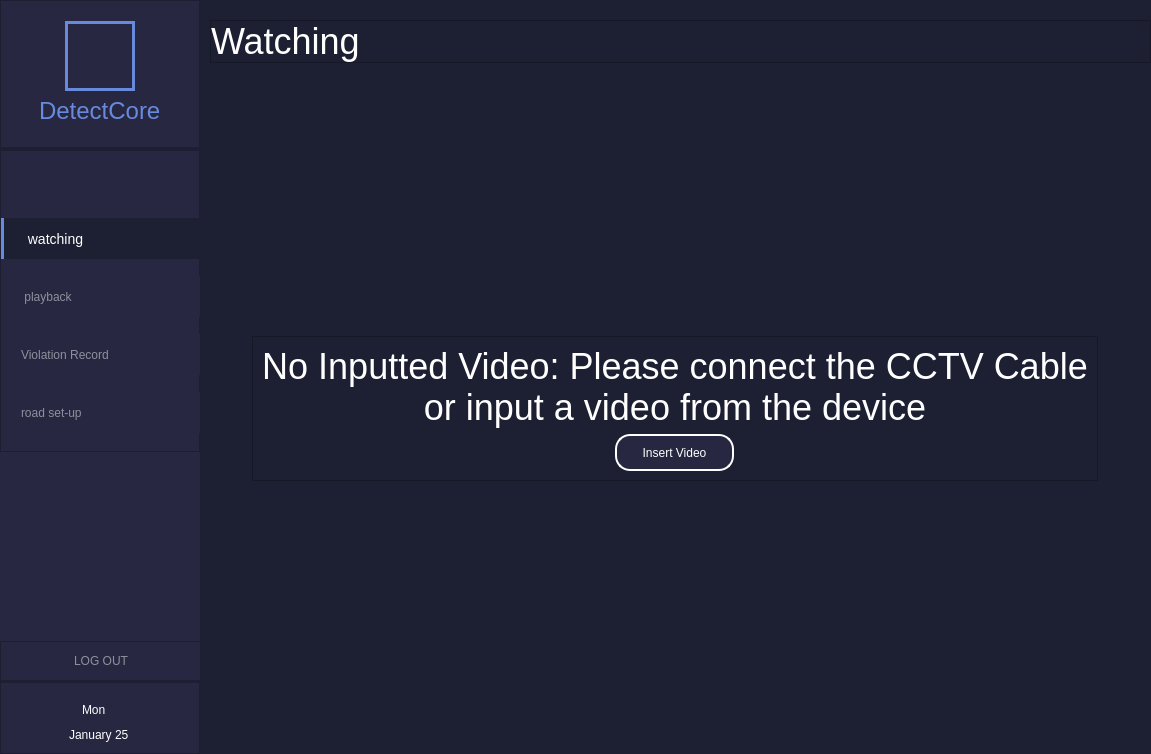
<?xml version="1.0" encoding="UTF-8"?>
<ui version="4.0">
 <class>MainWindow</class>
 <widget class="QMainWindow" name="MainWindow">
  <property name="geometry">
   <rect>
    <x>0</x>
    <y>0</y>
    <width>1151</width>
    <height>754</height>
   </rect>
  </property>
  <property name="windowTitle">
   <string>MainWindow</string>
  </property>
  <widget class="QWidget" name="mainWindow">
   <property name="maximumSize">
    <size>
     <width>16777215</width>
     <height>16777215</height>
    </size>
   </property>
   <property name="styleSheet">
    <string notr="true">background-color:#1D1F32;
</string>
   </property>
   <layout class="QHBoxLayout" name="horizontalLayout">
    <property name="spacing">
     <number>0</number>
    </property>
    <property name="leftMargin">
     <number>0</number>
    </property>
    <property name="topMargin">
     <number>0</number>
    </property>
    <property name="rightMargin">
     <number>0</number>
    </property>
    <property name="bottomMargin">
     <number>0</number>
    </property>
    <item>
     <widget class="QWidget" name="sideBar" native="true">
      <property name="minimumSize">
       <size>
        <width>200</width>
        <height>0</height>
       </size>
      </property>
      <property name="maximumSize">
       <size>
        <width>200</width>
        <height>16777215</height>
       </size>
      </property>
      <property name="styleSheet">
       <string notr="true">background-color:#272741;</string>
      </property>
      <layout class="QVBoxLayout" name="verticalLayout">
       <property name="spacing">
        <number>0</number>
       </property>
       <property name="leftMargin">
        <number>0</number>
       </property>
       <property name="topMargin">
        <number>0</number>
       </property>
       <property name="rightMargin">
        <number>0</number>
       </property>
       <property name="bottomMargin">
        <number>0</number>
       </property>
       <item>
        <widget class="QWidget" name="sideMenu" native="true">
         <layout class="QVBoxLayout" name="verticalLayout_2">
          <property name="spacing">
           <number>0</number>
          </property>
          <property name="leftMargin">
           <number>0</number>
          </property>
          <property name="topMargin">
           <number>0</number>
          </property>
          <property name="rightMargin">
           <number>0</number>
          </property>
          <property name="bottomMargin">
           <number>0</number>
          </property>
          <item>
           <widget class="QFrame" name="frame">
            <property name="maximumSize">
             <size>
              <width>16777215</width>
              <height>150</height>
             </size>
            </property>
            <property name="styleSheet">
             <string notr="true">QLabel{
border:none;
}
QFrame{
margin-top:0px;
border-bottom:3px solid #1D1F32;
}</string>
            </property>
            <property name="frameShape">
             <enum>QFrame::StyledPanel</enum>
            </property>
            <property name="frameShadow">
             <enum>QFrame::Raised</enum>
            </property>
            <layout class="QVBoxLayout" name="verticalLayout_3">
             <property name="topMargin">
              <number>20</number>
             </property>
             <item alignment="Qt::AlignHCenter">
              <widget class="QPushButton" name="logo">
               <property name="minimumSize">
                <size>
                 <width>70</width>
                 <height>70</height>
                </size>
               </property>
               <property name="maximumSize">
                <size>
                 <width>70</width>
                 <height>70</height>
                </size>
               </property>
               <property name="styleSheet">
                <string notr="true">border:3px solid #678ADD;
</string>
               </property>
               <property name="text">
                <string/>
               </property>
               <property name="icon">
                <iconset>
                 <normaloff>icon/logoIcon.svg</normaloff>icon/logoIcon.svg</iconset>
               </property>
               <property name="iconSize">
                <size>
                 <width>50</width>
                 <height>50</height>
                </size>
               </property>
              </widget>
             </item>
             <item alignment="Qt::AlignHCenter|Qt::AlignTop">
              <widget class="QLabel" name="labelLogo">
               <property name="styleSheet">
                <string notr="true">font-size:24px;
color:#678ADD;
border:none;</string>
               </property>
               <property name="text">
                <string>DetectCore</string>
               </property>
               <property name="scaledContents">
                <bool>true</bool>
               </property>
              </widget>
             </item>
            </layout>
           </widget>
          </item>
          <item>
           <widget class="QFrame" name="frameMenu">
            <property name="styleSheet">
             <string notr="true">QPushButton{
border:none;
text-transform:uppercase;
text-align:left;
padding-left:20px;
}
#btnWatch{
color:white;
font-size:14px;
background-color:#1D1F32;
border-left:3px solid #678ADD;
}
#btnPlayback,#btnRecord,#btnRoadSetup{
color:#8F8F9C;
}</string>
            </property>
            <property name="frameShape">
             <enum>QFrame::StyledPanel</enum>
            </property>
            <property name="frameShadow">
             <enum>QFrame::Raised</enum>
            </property>
            <layout class="QVBoxLayout" name="verticalLayout_4">
             <property name="spacing">
              <number>0</number>
             </property>
             <property name="leftMargin">
              <number>0</number>
             </property>
             <property name="topMargin">
              <number>50</number>
             </property>
             <property name="rightMargin">
              <number>0</number>
             </property>
             <property name="bottomMargin">
              <number>0</number>
             </property>
             <item>
              <widget class="QPushButton" name="btnWatch">
               <property name="minimumSize">
                <size>
                 <width>200</width>
                 <height>41</height>
                </size>
               </property>
               <property name="cursor">
                <cursorShape>PointingHandCursor</cursorShape>
               </property>
               <property name="text">
                <string> watching</string>
               </property>
               <property name="icon">
                <iconset>
                 <normaloff>icon/watchIcon.svg</normaloff>icon/watchIcon.svg</iconset>
               </property>
               <property name="iconSize">
                <size>
                 <width>18</width>
                 <height>13</height>
                </size>
               </property>
              </widget>
             </item>
             <item>
              <widget class="QPushButton" name="btnPlayback">
               <property name="minimumSize">
                <size>
                 <width>200</width>
                 <height>41</height>
                </size>
               </property>
               <property name="cursor">
                <cursorShape>PointingHandCursor</cursorShape>
               </property>
               <property name="styleSheet">
                <string notr="true"/>
               </property>
               <property name="text">
                <string> playback</string>
               </property>
               <property name="icon">
                <iconset>
                 <normaloff>icon/playIcon.svg</normaloff>icon/playIcon.svg</iconset>
               </property>
              </widget>
             </item>
             <item>
              <widget class="QPushButton" name="btnRecord">
               <property name="minimumSize">
                <size>
                 <width>200</width>
                 <height>41</height>
                </size>
               </property>
               <property name="cursor">
                <cursorShape>PointingHandCursor</cursorShape>
               </property>
               <property name="text">
                <string>Violation Record</string>
               </property>
               <property name="icon">
                <iconset>
                 <normaloff>icon/recorderIcon.svg</normaloff>icon/recorderIcon.svg</iconset>
               </property>
              </widget>
             </item>
             <item>
              <widget class="QPushButton" name="btnRoadSetup">
               <property name="minimumSize">
                <size>
                 <width>200</width>
                 <height>41</height>
                </size>
               </property>
               <property name="cursor">
                <cursorShape>PointingHandCursor</cursorShape>
               </property>
               <property name="text">
                <string>road set-up</string>
               </property>
               <property name="icon">
                <iconset>
                 <normaloff>icon/roadSetUpIcon.svg</normaloff>icon/roadSetUpIcon.svg</iconset>
               </property>
              </widget>
             </item>
            </layout>
           </widget>
          </item>
          <item alignment="Qt::AlignBottom">
           <widget class="QFrame" name="framDateLogOut">
            <property name="styleSheet">
             <string notr="true"/>
            </property>
            <property name="frameShape">
             <enum>QFrame::StyledPanel</enum>
            </property>
            <property name="frameShadow">
             <enum>QFrame::Raised</enum>
            </property>
            <layout class="QVBoxLayout" name="verticalLayout_5">
             <property name="spacing">
              <number>10</number>
             </property>
             <property name="leftMargin">
              <number>0</number>
             </property>
             <property name="topMargin">
              <number>0</number>
             </property>
             <property name="rightMargin">
              <number>0</number>
             </property>
             <property name="bottomMargin">
              <number>0</number>
             </property>
             <item>
              <widget class="QPushButton" name="btnLogout">
               <property name="minimumSize">
                <size>
                 <width>200</width>
                 <height>41</height>
                </size>
               </property>
               <property name="cursor">
                <cursorShape>PointingHandCursor</cursorShape>
               </property>
               <property name="styleSheet">
                <string notr="true">
#btnLogout{
border:none;
border-bottom:3px solid #1D1F32;
color:#8F8F9C;
text-align:center;
}</string>
               </property>
               <property name="text">
                <string>LOG OUT</string>
               </property>
               <property name="icon">
                <iconset>
                 <normaloff>icon/logOutIcon.svg</normaloff>icon/logOutIcon.svg</iconset>
               </property>
              </widget>
             </item>
             <item>
              <widget class="QWidget" name="dateContainer" native="true">
               <property name="styleSheet">
                <string notr="true">#dateDay,#dateTime,#dateMonthYear{
border:none;
color:white;
font-size:12px;
}</string>
               </property>
               <layout class="QVBoxLayout" name="verticalLayout_12">
                <property name="spacing">
                 <number>0</number>
                </property>
                <property name="leftMargin">
                 <number>0</number>
                </property>
                <property name="topMargin">
                 <number>0</number>
                </property>
                <property name="rightMargin">
                 <number>0</number>
                </property>
                <property name="bottomMargin">
                 <number>10</number>
                </property>
                <item alignment="Qt::AlignHCenter">
                 <widget class="QWidget" name="DayTime" native="true">
                  <layout class="QHBoxLayout" name="horizontalLayout_2">
                   <item>
                    <widget class="QDateEdit" name="dateDay">
                     <property name="locale">
                      <locale language="English" country="Philippines"/>
                     </property>
                     <property name="buttonSymbols">
                      <enum>QAbstractSpinBox::NoButtons</enum>
                     </property>
                     <property name="time">
                      <time>
                       <hour>0</hour>
                       <minute>0</minute>
                       <second>0</second>
                      </time>
                     </property>
                     <property name="displayFormat">
                      <string>ddd</string>
                     </property>
                     <property name="timeSpec">
                      <enum>Qt::TimeZone</enum>
                     </property>
                     <property name="date">
                      <date>
                       <year>2022</year>
                       <month>1</month>
                       <day>31</day>
                      </date>
                     </property>
                    </widget>
                   </item>
                   <item>
                    <widget class="QLabel" name="dateTime">
                     <property name="text">
                      <string/>
                     </property>
                    </widget>
                   </item>
                  </layout>
                 </widget>
                </item>
                <item alignment="Qt::AlignHCenter">
                 <widget class="QWidget" name="monthYear" native="true">
                  <layout class="QVBoxLayout" name="verticalLayout_13">
                   <property name="spacing">
                    <number>0</number>
                   </property>
                   <property name="leftMargin">
                    <number>0</number>
                   </property>
                   <property name="topMargin">
                    <number>0</number>
                   </property>
                   <property name="rightMargin">
                    <number>0</number>
                   </property>
                   <property name="bottomMargin">
                    <number>0</number>
                   </property>
                   <item>
                    <widget class="QDateEdit" name="dateMonthYear">
                     <property name="locale">
                      <locale language="English" country="Philippines"/>
                     </property>
                     <property name="alignment">
                      <set>Qt::AlignCenter</set>
                     </property>
                     <property name="buttonSymbols">
                      <enum>QAbstractSpinBox::NoButtons</enum>
                     </property>
                     <property name="dateTime">
                      <datetime>
                       <hour>0</hour>
                       <minute>0</minute>
                       <second>0</second>
                       <year>2022</year>
                       <month>1</month>
                       <day>25</day>
                      </datetime>
                     </property>
                     <property name="displayFormat">
                      <string>MMMM d</string>
                     </property>
                    </widget>
                   </item>
                  </layout>
                 </widget>
                </item>
               </layout>
              </widget>
             </item>
            </layout>
           </widget>
          </item>
         </layout>
        </widget>
       </item>
      </layout>
     </widget>
    </item>
    <item>
     <widget class="QWidget" name="mainBody" native="true">
      <layout class="QVBoxLayout" name="verticalLayout_6">
       <property name="spacing">
        <number>0</number>
       </property>
       <property name="leftMargin">
        <number>0</number>
       </property>
       <property name="topMargin">
        <number>0</number>
       </property>
       <property name="rightMargin">
        <number>0</number>
       </property>
       <property name="bottomMargin">
        <number>0</number>
       </property>
       <item>
        <widget class="QWidget" name="topArea" native="true">
         <property name="maximumSize">
          <size>
           <width>16777215</width>
           <height>90</height>
          </size>
         </property>
         <property name="styleSheet">
          <string notr="true">QFrame{
color:white;
font-size:36px;
border-bottom:2px solid #272741;
}
QLabel{
border:none;
}</string>
         </property>
         <layout class="QVBoxLayout" name="verticalLayout_7">
          <property name="spacing">
           <number>0</number>
          </property>
          <property name="leftMargin">
           <number>10</number>
          </property>
          <property name="topMargin">
           <number>20</number>
          </property>
          <property name="rightMargin">
           <number>0</number>
          </property>
          <property name="bottomMargin">
           <number>0</number>
          </property>
          <item>
           <widget class="QFrame" name="labelWatch">
            <property name="frameShape">
             <enum>QFrame::StyledPanel</enum>
            </property>
            <property name="frameShadow">
             <enum>QFrame::Raised</enum>
            </property>
            <layout class="QVBoxLayout" name="verticalLayout_8">
             <property name="leftMargin">
              <number>0</number>
             </property>
             <property name="topMargin">
              <number>0</number>
             </property>
             <property name="rightMargin">
              <number>0</number>
             </property>
             <property name="bottomMargin">
              <number>0</number>
             </property>
             <item>
              <widget class="QLabel" name="label">
               <property name="text">
                <string>Watching</string>
               </property>
              </widget>
             </item>
            </layout>
           </widget>
          </item>
         </layout>
        </widget>
       </item>
       <item>
        <widget class="QWidget" name="mainSubArea" native="true">
         <property name="styleSheet">
          <string notr="true"/>
         </property>
         <layout class="QVBoxLayout" name="verticalLayout_9">
          <item>
           <widget class="QStackedWidget" name="stackedWidget">
            <property name="currentIndex">
             <number>0</number>
            </property>
            <widget class="QWidget" name="watchingPage">
             <property name="styleSheet">
              <string notr="true">#noVideoText{
font-size:36px;
color:white;
}</string>
             </property>
             <layout class="QVBoxLayout" name="verticalLayout_10">
              <property name="spacing">
               <number>0</number>
              </property>
              <property name="leftMargin">
               <number>0</number>
              </property>
              <property name="topMargin">
               <number>0</number>
              </property>
              <property name="rightMargin">
               <number>0</number>
              </property>
              <property name="bottomMargin">
               <number>0</number>
              </property>
              <item>
               <widget class="QWidget" name="containerWatch" native="true">
                <property name="minimumSize">
                 <size>
                  <width>0</width>
                  <height>0</height>
                 </size>
                </property>
                <property name="styleSheet">
                 <string notr="true">#labelScreen{
color:white;
font-size:36px;
}
#btnAddVideo{
color:white;
background-color:#272741;
border:2px solid white;
border-radius:15px;


}</string>
                </property>
                <layout class="QVBoxLayout" name="verticalLayout_11">
                 <item alignment="Qt::AlignHCenter|Qt::AlignVCenter">
                  <widget class="QFrame" name="frameWatch">
                   <property name="maximumSize">
                    <size>
                     <width>16777215</width>
                     <height>16777215</height>
                    </size>
                   </property>
                   <property name="styleSheet">
                    <string notr="true"/>
                   </property>
                   <property name="frameShape">
                    <enum>QFrame::StyledPanel</enum>
                   </property>
                   <property name="frameShadow">
                    <enum>QFrame::Raised</enum>
                   </property>
                   <layout class="QVBoxLayout" name="verticalLayout_14">
                    <item>
                     <widget class="QLabel" name="labelScreen">
                      <property name="minimumSize">
                       <size>
                        <width>0</width>
                        <height>0</height>
                       </size>
                      </property>
                      <property name="text">
                       <string>No Inputted Video: Please connect the CCTV Cable or input a video from the device</string>
                      </property>
                      <property name="textFormat">
                       <enum>Qt::AutoText</enum>
                      </property>
                      <property name="scaledContents">
                       <bool>true</bool>
                      </property>
                      <property name="alignment">
                       <set>Qt::AlignCenter</set>
                      </property>
                      <property name="wordWrap">
                       <bool>true</bool>
                      </property>
                     </widget>
                    </item>
                    <item alignment="Qt::AlignHCenter">
                     <widget class="QPushButton" name="btnAddVideo">
                      <property name="minimumSize">
                       <size>
                        <width>119</width>
                        <height>37</height>
                       </size>
                      </property>
                      <property name="baseSize">
                       <size>
                        <width>0</width>
                        <height>0</height>
                       </size>
                      </property>
                      <property name="cursor">
                       <cursorShape>PointingHandCursor</cursorShape>
                      </property>
                      <property name="text">
                       <string>Insert Video</string>
                      </property>
                      <property name="checkable">
                       <bool>false</bool>
                      </property>
                     </widget>
                    </item>
                   </layout>
                  </widget>
                 </item>
                </layout>
               </widget>
              </item>
             </layout>
            </widget>
            <widget class="QWidget" name="playbackPage">
             <layout class="QVBoxLayout" name="verticalLayout_15">
              <property name="spacing">
               <number>0</number>
              </property>
              <property name="leftMargin">
               <number>0</number>
              </property>
              <property name="topMargin">
               <number>0</number>
              </property>
              <property name="rightMargin">
               <number>0</number>
              </property>
              <property name="bottomMargin">
               <number>0</number>
              </property>
              <item>
               <widget class="QWidget" name="playbackContainer" native="true">
                <layout class="QVBoxLayout" name="verticalLayout_16">
                 <item>
                  <widget class="QFrame" name="framePLayback">
                   <property name="frameShape">
                    <enum>QFrame::StyledPanel</enum>
                   </property>
                   <property name="frameShadow">
                    <enum>QFrame::Raised</enum>
                   </property>
                   <layout class="QVBoxLayout" name="verticalLayout_17">
                    <item alignment="Qt::AlignHCenter|Qt::AlignVCenter">
                     <widget class="QFrame" name="frameImage">
                      <property name="maximumSize">
                       <size>
                        <width>167778</width>
                        <height>167778</height>
                       </size>
                      </property>
                      <property name="frameShape">
                       <enum>QFrame::StyledPanel</enum>
                      </property>
                      <property name="frameShadow">
                       <enum>QFrame::Raised</enum>
                      </property>
                      <layout class="QVBoxLayout" name="verticalLayout_18">
                       <item>
                        <widget class="QLabel" name="image">
                         <property name="maximumSize">
                          <size>
                           <width>875</width>
                           <height>16777215</height>
                          </size>
                         </property>
                         <property name="text">
                          <string/>
                         </property>
                         <property name="pixmap">
                          <pixmap>images/image 1.jpg</pixmap>
                         </property>
                         <property name="scaledContents">
                          <bool>true</bool>
                         </property>
                        </widget>
                       </item>
                      </layout>
                     </widget>
                    </item>
                    <item>
                     <widget class="QFrame" name="frameControls">
                      <property name="minimumSize">
                       <size>
                        <width>0</width>
                        <height>121</height>
                       </size>
                      </property>
                      <property name="maximumSize">
                       <size>
                        <width>16777215</width>
                        <height>121</height>
                       </size>
                      </property>
                      <property name="acceptDrops">
                       <bool>false</bool>
                      </property>
                      <property name="styleSheet">
                       <string notr="true">#frameControls{
background-color:#272741
}
#frameButtons{
background-color:none;
}
QPushButton{
background-color:#272741;
border:none
}</string>
                      </property>
                      <property name="frameShape">
                       <enum>QFrame::WinPanel</enum>
                      </property>
                      <property name="frameShadow">
                       <enum>QFrame::Raised</enum>
                      </property>
                      <property name="lineWidth">
                       <number>1</number>
                      </property>
                      <property name="midLineWidth">
                       <number>10</number>
                      </property>
                      <layout class="QHBoxLayout" name="horizontalLayout_3">
                       <item>
                        <widget class="QFrame" name="frameButtons">
                         <property name="frameShape">
                          <enum>QFrame::StyledPanel</enum>
                         </property>
                         <property name="frameShadow">
                          <enum>QFrame::Raised</enum>
                         </property>
                         <layout class="QHBoxLayout" name="horizontalLayout_4">
                          <item>
                           <widget class="QPushButton" name="btnPrev">
                            <property name="cursor">
                             <cursorShape>PointingHandCursor</cursorShape>
                            </property>
                            <property name="text">
                             <string/>
                            </property>
                            <property name="icon">
                             <iconset>
                              <normaloff>icon/dblArrowLeft.svg</normaloff>icon/dblArrowLeft.svg</iconset>
                            </property>
                            <property name="iconSize">
                             <size>
                              <width>34</width>
                              <height>25</height>
                             </size>
                            </property>
                           </widget>
                          </item>
                          <item>
                           <widget class="QPushButton" name="btnSkipLeft">
                            <property name="maximumSize">
                             <size>
                              <width>26</width>
                              <height>30</height>
                             </size>
                            </property>
                            <property name="cursor">
                             <cursorShape>PointingHandCursor</cursorShape>
                            </property>
                            <property name="text">
                             <string/>
                            </property>
                            <property name="icon">
                             <iconset>
                              <normaloff>icon/skipLeft.svg</normaloff>icon/skipLeft.svg</iconset>
                            </property>
                            <property name="iconSize">
                             <size>
                              <width>24</width>
                              <height>25</height>
                             </size>
                            </property>
                           </widget>
                          </item>
                          <item>
                           <widget class="QPushButton" name="btnPlay">
                            <property name="maximumSize">
                             <size>
                              <width>1000</width>
                              <height>1000</height>
                             </size>
                            </property>
                            <property name="cursor">
                             <cursorShape>PointingHandCursor</cursorShape>
                            </property>
                            <property name="text">
                             <string/>
                            </property>
                            <property name="icon">
                             <iconset>
                              <normaloff>icon/playCircleArrow.svg</normaloff>icon/playCircleArrow.svg</iconset>
                            </property>
                            <property name="iconSize">
                             <size>
                              <width>62</width>
                              <height>62</height>
                             </size>
                            </property>
                           </widget>
                          </item>
                          <item>
                           <widget class="QPushButton" name="btnSkipRigth">
                            <property name="cursor">
                             <cursorShape>PointingHandCursor</cursorShape>
                            </property>
                            <property name="text">
                             <string/>
                            </property>
                            <property name="icon">
                             <iconset>
                              <normaloff>icon/skipRigth.svg</normaloff>icon/skipRigth.svg</iconset>
                            </property>
                            <property name="iconSize">
                             <size>
                              <width>24</width>
                              <height>25</height>
                             </size>
                            </property>
                           </widget>
                          </item>
                          <item>
                           <widget class="QPushButton" name="btnNext">
                            <property name="cursor">
                             <cursorShape>PointingHandCursor</cursorShape>
                            </property>
                            <property name="text">
                             <string/>
                            </property>
                            <property name="icon">
                             <iconset>
                              <normaloff>icon/dblArrowRigth.svg</normaloff>icon/dblArrowRigth.svg</iconset>
                            </property>
                            <property name="iconSize">
                             <size>
                              <width>34</width>
                              <height>25</height>
                             </size>
                            </property>
                           </widget>
                          </item>
                         </layout>
                        </widget>
                       </item>
                       <item alignment="Qt::AlignHCenter|Qt::AlignVCenter">
                        <widget class="QPushButton" name="btnSpeed">
                         <property name="minimumSize">
                          <size>
                           <width>30</width>
                           <height>30</height>
                          </size>
                         </property>
                         <property name="cursor">
                          <cursorShape>PointingHandCursor</cursorShape>
                         </property>
                         <property name="styleSheet">
                          <string notr="true">color:white;
font-size:18px;
font-weight:bold;</string>
                         </property>
                         <property name="text">
                          <string>1</string>
                         </property>
                        </widget>
                       </item>
                       <item alignment="Qt::AlignBottom">
                        <widget class="QFrame" name="frameSlider">
                         <property name="styleSheet">
                          <string notr="true">#indicator{
color:white;
background-color:none;
font-size:18px;
}
#frameSlider{
background-color:none;
}
#slider{
background-color:none;
}
QSlider::handle{
    background-color: white;
	border-radius:5px;
    }
#frameTime{
background-color:none;
}
QLabel{
color:white;
background-color:none;
}</string>
                         </property>
                         <property name="frameShape">
                          <enum>QFrame::StyledPanel</enum>
                         </property>
                         <property name="frameShadow">
                          <enum>QFrame::Raised</enum>
                         </property>
                         <layout class="QVBoxLayout" name="verticalLayout_19">
                          <property name="bottomMargin">
                           <number>15</number>
                          </property>
                          <item alignment="Qt::AlignVCenter">
                           <widget class="QSlider" name="slider">
                            <property name="sizePolicy">
                             <sizepolicy hsizetype="Expanding" vsizetype="Fixed">
                              <horstretch>0</horstretch>
                              <verstretch>0</verstretch>
                             </sizepolicy>
                            </property>
                            <property name="pageStep">
                             <number>3</number>
                            </property>
                            <property name="orientation">
                             <enum>Qt::Horizontal</enum>
                            </property>
                           </widget>
                          </item>
                          <item alignment="Qt::AlignTop">
                           <widget class="QFrame" name="frameTime">
                            <property name="frameShape">
                             <enum>QFrame::StyledPanel</enum>
                            </property>
                            <property name="frameShadow">
                             <enum>QFrame::Raised</enum>
                            </property>
                            <layout class="QHBoxLayout" name="horizontalLayout_5">
                             <property name="spacing">
                              <number>0</number>
                             </property>
                             <property name="leftMargin">
                              <number>0</number>
                             </property>
                             <property name="topMargin">
                              <number>0</number>
                             </property>
                             <property name="rightMargin">
                              <number>0</number>
                             </property>
                             <property name="bottomMargin">
                              <number>0</number>
                             </property>
                             <item alignment="Qt::AlignLeft">
                              <widget class="QLabel" name="label_2">
                               <property name="text">
                                <string>00:00</string>
                               </property>
                              </widget>
                             </item>
                             <item alignment="Qt::AlignRight">
                              <widget class="QLabel" name="label_3">
                               <property name="text">
                                <string>00:00</string>
                               </property>
                              </widget>
                             </item>
                            </layout>
                           </widget>
                          </item>
                         </layout>
                        </widget>
                       </item>
                      </layout>
                     </widget>
                    </item>
                   </layout>
                  </widget>
                 </item>
                </layout>
               </widget>
              </item>
             </layout>
            </widget>
           </widget>
          </item>
         </layout>
        </widget>
       </item>
      </layout>
     </widget>
    </item>
   </layout>
  </widget>
 </widget>
 <resources/>
 <connections/>
</ui>
